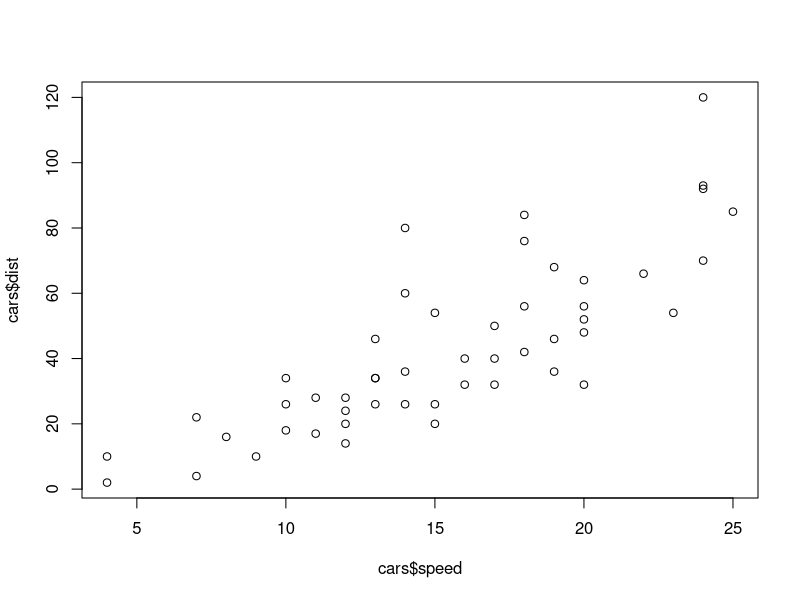
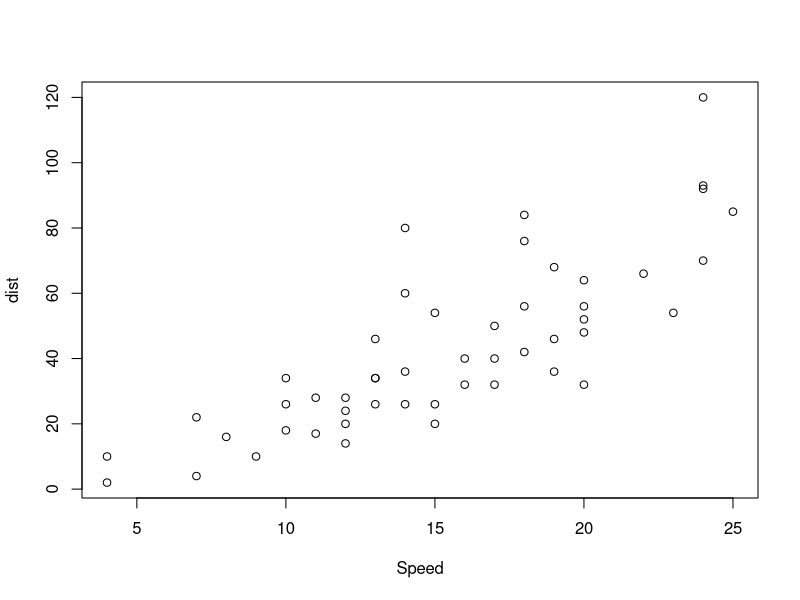
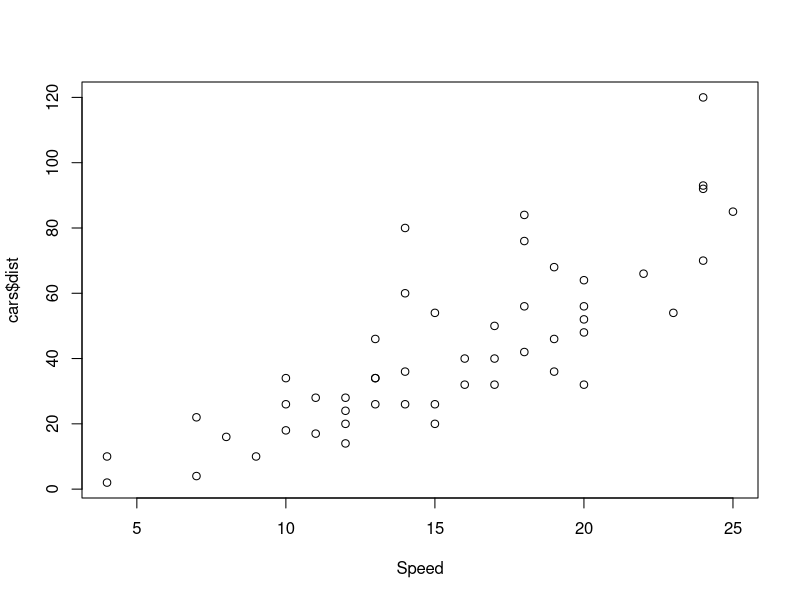
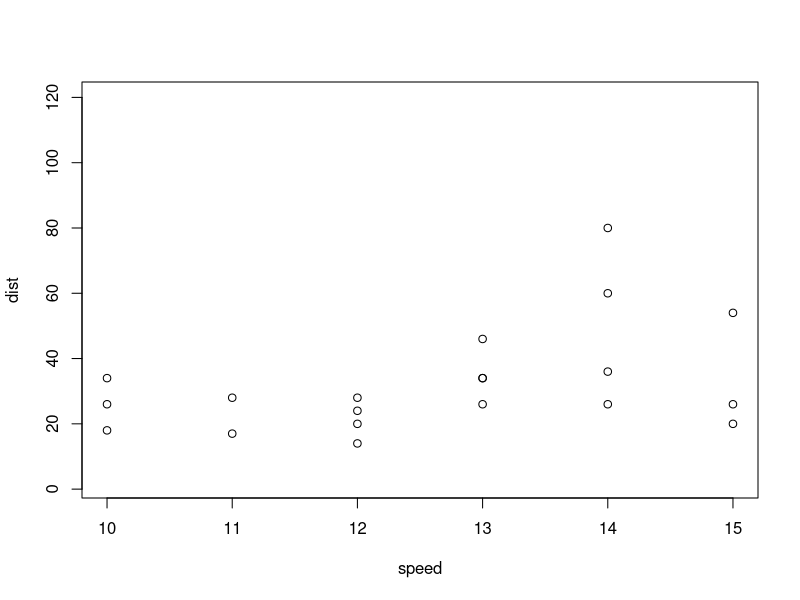

The R source for these figures, in order:
data(cars)
head(cars)
plot(x = cars$speed, y = cars$dist)

plot(x = cars$speed, y = cars$dist, xlab = "Speed", ylab="dist")
plot(x = cars$speed, y = cars$dist, xlab = "Speed")

plot(cars, xlim = c(10, 15))